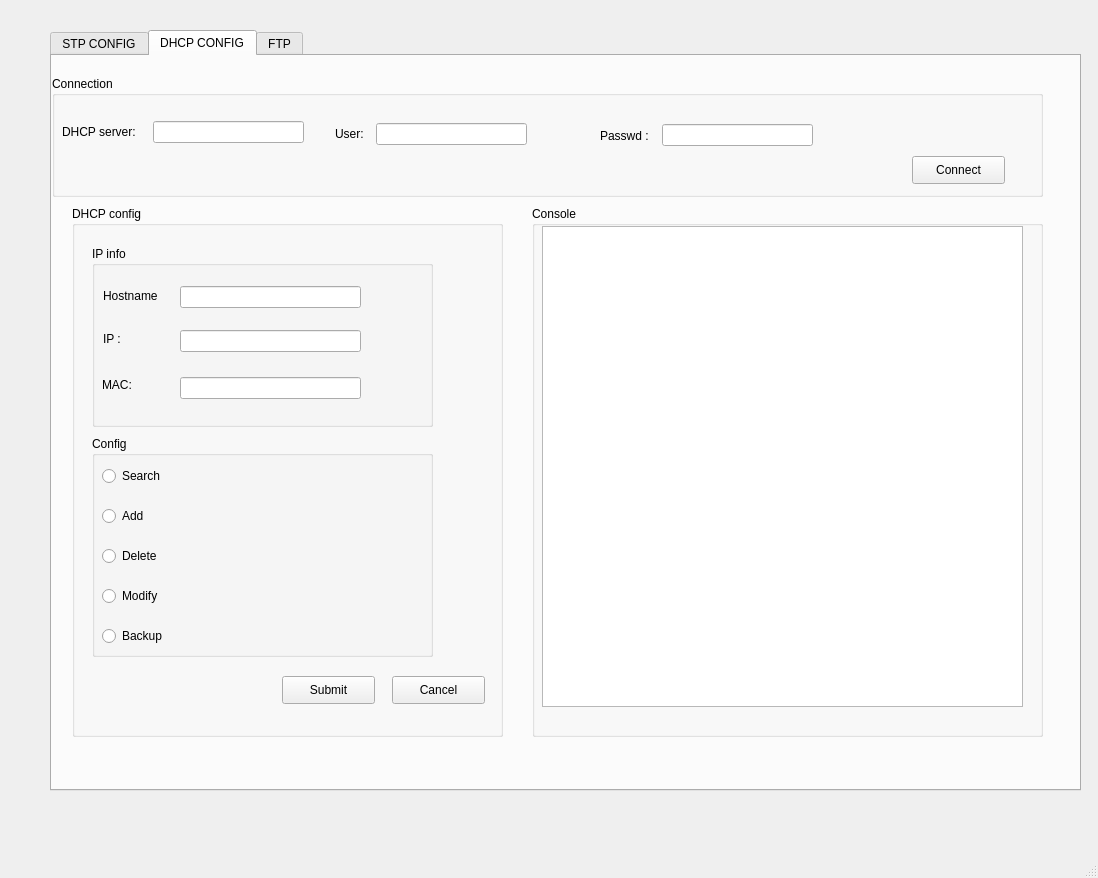
<?xml version="1.0" encoding="UTF-8"?>
<ui version="4.0">
 <class>MainWindow</class>
 <widget class="QMainWindow" name="MainWindow">
  <property name="geometry">
   <rect>
    <x>0</x>
    <y>0</y>
    <width>1098</width>
    <height>878</height>
   </rect>
  </property>
  <property name="windowTitle">
   <string>MainWindow</string>
  </property>
  <widget class="QWidget" name="centralwidget">
   <property name="font">
    <font>
     <pointsize>9</pointsize>
    </font>
   </property>
   <widget class="QTabWidget" name="configpage">
    <property name="geometry">
     <rect>
      <x>50</x>
      <y>30</y>
      <width>1031</width>
      <height>761</height>
     </rect>
    </property>
    <property name="currentIndex">
     <number>1</number>
    </property>
    <widget class="QWidget" name="stpconfig">
     <attribute name="title">
      <string>STP CONFIG</string>
     </attribute>
     <widget class="QPushButton" name="pushButton_ok">
      <property name="geometry">
       <rect>
        <x>780</x>
        <y>690</y>
        <width>71</width>
        <height>21</height>
       </rect>
      </property>
      <property name="text">
       <string>Finsih</string>
      </property>
     </widget>
     <widget class="QPushButton" name="pushButton_cancel">
      <property name="geometry">
       <rect>
        <x>890</x>
        <y>688</y>
        <width>75</width>
        <height>23</height>
       </rect>
      </property>
      <property name="text">
       <string>Cancel</string>
      </property>
     </widget>
     <widget class="QGroupBox" name="groupBox_checkpoint">
      <property name="geometry">
       <rect>
        <x>13</x>
        <y>158</y>
        <width>401</width>
        <height>211</height>
       </rect>
      </property>
      <property name="title">
       <string>Check Point</string>
      </property>
      <widget class="QCheckBox" name="checkBox_network">
       <property name="geometry">
        <rect>
         <x>20</x>
         <y>30</y>
         <width>81</width>
         <height>20</height>
        </rect>
       </property>
       <property name="text">
        <string>Network</string>
       </property>
      </widget>
      <widget class="QCheckBox" name="checkBox_tsport">
       <property name="geometry">
        <rect>
         <x>20</x>
         <y>70</y>
         <width>91</width>
         <height>20</height>
        </rect>
       </property>
       <property name="text">
        <string>Terminal port</string>
       </property>
      </widget>
      <widget class="QCheckBox" name="checkBox_cpri">
       <property name="geometry">
        <rect>
         <x>20</x>
         <y>110</y>
         <width>81</width>
         <height>20</height>
        </rect>
       </property>
       <property name="text">
        <string>CPRI </string>
       </property>
      </widget>
      <widget class="QCheckBox" name="checkBox_iqdata">
       <property name="geometry">
        <rect>
         <x>20</x>
         <y>150</y>
         <width>81</width>
         <height>20</height>
        </rect>
       </property>
       <property name="text">
        <string>IQdata </string>
       </property>
      </widget>
      <widget class="QLabel" name="label_netstatus">
       <property name="geometry">
        <rect>
         <x>130</x>
         <y>33</y>
         <width>81</width>
         <height>16</height>
        </rect>
       </property>
       <property name="text">
        <string>Net status</string>
       </property>
      </widget>
      <widget class="QLabel" name="label_tpstatus">
       <property name="geometry">
        <rect>
         <x>130</x>
         <y>72</y>
         <width>81</width>
         <height>16</height>
        </rect>
       </property>
       <property name="text">
        <string>TP status</string>
       </property>
      </widget>
      <widget class="QLabel" name="label_cpristatus">
       <property name="geometry">
        <rect>
         <x>131</x>
         <y>110</y>
         <width>81</width>
         <height>16</height>
        </rect>
       </property>
       <property name="text">
        <string>CPRI status</string>
       </property>
      </widget>
      <widget class="QLabel" name="label_iqstatus">
       <property name="geometry">
        <rect>
         <x>130</x>
         <y>151</y>
         <width>81</width>
         <height>16</height>
        </rect>
       </property>
       <property name="text">
        <string>IQdata status</string>
       </property>
      </widget>
      <widget class="QPushButton" name="pushButton_check">
       <property name="geometry">
        <rect>
         <x>300</x>
         <y>170</y>
         <width>75</width>
         <height>23</height>
        </rect>
       </property>
       <property name="text">
        <string>Check</string>
       </property>
      </widget>
     </widget>
     <widget class="QGroupBox" name="groupBox_configpoint">
      <property name="geometry">
       <rect>
        <x>13</x>
        <y>388</y>
        <width>1021</width>
        <height>281</height>
       </rect>
      </property>
      <property name="title">
       <string>Run Scripts</string>
      </property>
      <widget class="QGroupBox" name="groupBox_cfgnetwork">
       <property name="geometry">
        <rect>
         <x>20</x>
         <y>29</y>
         <width>961</width>
         <height>61</height>
        </rect>
       </property>
       <property name="title">
        <string>Config Network</string>
       </property>
       <widget class="QLabel" name="label_configip">
        <property name="geometry">
         <rect>
          <x>11</x>
          <y>26</y>
          <width>55</width>
          <height>16</height>
         </rect>
        </property>
        <property name="text">
         <string>IP:</string>
        </property>
       </widget>
       <widget class="QLineEdit" name="lineEdit_configip">
        <property name="geometry">
         <rect>
          <x>60</x>
          <y>23</y>
          <width>111</width>
          <height>22</height>
         </rect>
        </property>
        <property name="text">
         <string/>
        </property>
       </widget>
       <widget class="QLineEdit" name="lineEdit_gateway">
        <property name="geometry">
         <rect>
          <x>309</x>
          <y>23</y>
          <width>121</width>
          <height>22</height>
         </rect>
        </property>
        <property name="font">
         <font>
          <pointsize>9</pointsize>
          <weight>50</weight>
          <italic>false</italic>
          <bold>false</bold>
          <stylestrategy>PreferDefault</stylestrategy>
         </font>
        </property>
        <property name="contextMenuPolicy">
         <enum>Qt::DefaultContextMenu</enum>
        </property>
        <property name="text">
         <string/>
        </property>
       </widget>
       <widget class="QLabel" name="label_gateway">
        <property name="geometry">
         <rect>
          <x>239</x>
          <y>26</y>
          <width>61</width>
          <height>16</height>
         </rect>
        </property>
        <property name="text">
         <string>Gateway:</string>
        </property>
       </widget>
       <widget class="QPushButton" name="pushButton_cfgnetsub">
        <property name="geometry">
         <rect>
          <x>836</x>
          <y>20</y>
          <width>81</width>
          <height>28</height>
         </rect>
        </property>
        <property name="text">
         <string>Submit</string>
        </property>
       </widget>
       <widget class="QLabel" name="label_DNS">
        <property name="geometry">
         <rect>
          <x>518</x>
          <y>27</y>
          <width>55</width>
          <height>16</height>
         </rect>
        </property>
        <property name="text">
         <string>DNS:</string>
        </property>
       </widget>
       <widget class="QLineEdit" name="lineEdit_DNS">
        <property name="geometry">
         <rect>
          <x>556</x>
          <y>24</y>
          <width>131</width>
          <height>22</height>
         </rect>
        </property>
        <property name="text">
         <string/>
        </property>
       </widget>
      </widget>
      <widget class="QGroupBox" name="groupBox_cfgterminal">
       <property name="geometry">
        <rect>
         <x>20</x>
         <y>112</y>
         <width>961</width>
         <height>61</height>
        </rect>
       </property>
       <property name="title">
        <string>Config Terminal server</string>
       </property>
       <widget class="QLabel" name="label_tspos">
        <property name="geometry">
         <rect>
          <x>10</x>
          <y>24</y>
          <width>55</width>
          <height>16</height>
         </rect>
        </property>
        <property name="text">
         <string>POS :</string>
        </property>
       </widget>
       <widget class="QLineEdit" name="lineEdit_tspos">
        <property name="geometry">
         <rect>
          <x>60</x>
          <y>22</y>
          <width>111</width>
          <height>22</height>
         </rect>
        </property>
       </widget>
       <widget class="QLabel" name="label_tsip">
        <property name="geometry">
         <rect>
          <x>239</x>
          <y>25</y>
          <width>55</width>
          <height>16</height>
         </rect>
        </property>
        <property name="text">
         <string>TS IP :</string>
        </property>
       </widget>
       <widget class="QLineEdit" name="lineEdit_tsip">
        <property name="geometry">
         <rect>
          <x>308</x>
          <y>24</y>
          <width>121</width>
          <height>22</height>
         </rect>
        </property>
       </widget>
       <widget class="QLabel" name="label_tsports">
        <property name="geometry">
         <rect>
          <x>518</x>
          <y>22</y>
          <width>61</width>
          <height>16</height>
         </rect>
        </property>
        <property name="text">
         <string>TS PORT :</string>
        </property>
       </widget>
       <widget class="QPushButton" name="pushButton_cfgtssub">
        <property name="geometry">
         <rect>
          <x>836</x>
          <y>19</y>
          <width>81</width>
          <height>28</height>
         </rect>
        </property>
        <property name="text">
         <string>Submit</string>
        </property>
       </widget>
       <widget class="QComboBox" name="comboBox_tsports">
        <property name="geometry">
         <rect>
          <x>605</x>
          <y>22</y>
          <width>73</width>
          <height>22</height>
         </rect>
        </property>
       </widget>
      </widget>
      <widget class="QGroupBox" name="groupBox_cfgruma">
       <property name="geometry">
        <rect>
         <x>20</x>
         <y>190</y>
         <width>961</width>
         <height>61</height>
        </rect>
       </property>
       <property name="title">
        <string>Config RUMA</string>
       </property>
       <widget class="QLabel" name="label_rumapos">
        <property name="geometry">
         <rect>
          <x>11</x>
          <y>26</y>
          <width>55</width>
          <height>16</height>
         </rect>
        </property>
        <property name="text">
         <string>POS :</string>
        </property>
       </widget>
       <widget class="QLineEdit" name="lineEdit_rumapos">
        <property name="geometry">
         <rect>
          <x>64</x>
          <y>24</y>
          <width>101</width>
          <height>22</height>
         </rect>
        </property>
       </widget>
       <widget class="QLineEdit" name="lineEdit_rumaip">
        <property name="geometry">
         <rect>
          <x>310</x>
          <y>21</y>
          <width>121</width>
          <height>22</height>
         </rect>
        </property>
       </widget>
       <widget class="QLabel" name="label_rumaip">
        <property name="geometry">
         <rect>
          <x>236</x>
          <y>26</y>
          <width>61</width>
          <height>16</height>
         </rect>
        </property>
        <property name="text">
         <string>RUMA IP :</string>
        </property>
       </widget>
       <widget class="QLabel" name="label_rumaports">
        <property name="geometry">
         <rect>
          <x>519</x>
          <y>24</y>
          <width>81</width>
          <height>16</height>
         </rect>
        </property>
        <property name="text">
         <string>RUMA PORT :</string>
        </property>
       </widget>
       <widget class="QPushButton" name="pushButton_cfgrumasub">
        <property name="geometry">
         <rect>
          <x>839</x>
          <y>18</y>
          <width>81</width>
          <height>28</height>
         </rect>
        </property>
        <property name="text">
         <string>Submit</string>
        </property>
       </widget>
       <widget class="QComboBox" name="comboBox_rumaports">
        <property name="geometry">
         <rect>
          <x>610</x>
          <y>21</y>
          <width>73</width>
          <height>22</height>
         </rect>
        </property>
       </widget>
      </widget>
     </widget>
     <widget class="QGroupBox" name="groupBox_log">
      <property name="geometry">
       <rect>
        <x>460</x>
        <y>160</y>
        <width>521</width>
        <height>211</height>
       </rect>
      </property>
      <property name="title">
       <string>Result</string>
      </property>
     </widget>
     <widget class="QGroupBox" name="connection">
      <property name="geometry">
       <rect>
        <x>20</x>
        <y>10</y>
        <width>971</width>
        <height>141</height>
       </rect>
      </property>
      <property name="title">
       <string>Connection</string>
      </property>
      <widget class="QLabel" name="label_user">
       <property name="geometry">
        <rect>
         <x>248</x>
         <y>21</y>
         <width>47</width>
         <height>21</height>
        </rect>
       </property>
       <property name="text">
        <string>&lt;html&gt;&lt;head/&gt;&lt;body&gt;&lt;p&gt;&lt;span style=&quot; font-size:10pt;&quot;&gt;User:&lt;/span&gt;&lt;/p&gt;&lt;/body&gt;&lt;/html&gt;</string>
       </property>
       <property name="textFormat">
        <enum>Qt::RichText</enum>
       </property>
      </widget>
      <widget class="QLabel" name="label_serverip">
       <property name="geometry">
        <rect>
         <x>18</x>
         <y>17</y>
         <width>81</width>
         <height>31</height>
        </rect>
       </property>
       <property name="text">
        <string>&lt;html&gt;&lt;head/&gt;&lt;body&gt;&lt;p&gt;&lt;span style=&quot; font-size:10pt;&quot;&gt;Server IP:&lt;/span&gt;&lt;/p&gt;&lt;/body&gt;&lt;/html&gt;</string>
       </property>
       <property name="textFormat">
        <enum>Qt::RichText</enum>
       </property>
       <property name="scaledContents">
        <bool>false</bool>
       </property>
       <property name="wordWrap">
        <bool>false</bool>
       </property>
      </widget>
      <widget class="QLineEdit" name="lineEdit_passwd">
       <property name="geometry">
        <rect>
         <x>538</x>
         <y>22</y>
         <width>131</width>
         <height>21</height>
        </rect>
       </property>
      </widget>
      <widget class="QLineEdit" name="lineEdit_serverip">
       <property name="geometry">
        <rect>
         <x>98</x>
         <y>22</y>
         <width>131</width>
         <height>21</height>
        </rect>
       </property>
      </widget>
      <widget class="QLineEdit" name="lineEdit_port">
       <property name="geometry">
        <rect>
         <x>738</x>
         <y>22</y>
         <width>91</width>
         <height>21</height>
        </rect>
       </property>
      </widget>
      <widget class="QLineEdit" name="lineEdit_user">
       <property name="geometry">
        <rect>
         <x>291</x>
         <y>21</y>
         <width>131</width>
         <height>21</height>
        </rect>
       </property>
      </widget>
      <widget class="QLabel" name="label_port">
       <property name="geometry">
        <rect>
         <x>698</x>
         <y>20</y>
         <width>41</width>
         <height>21</height>
        </rect>
       </property>
       <property name="text">
        <string>&lt;html&gt;&lt;head/&gt;&lt;body&gt;&lt;p&gt;&lt;span style=&quot; font-size:10pt;&quot;&gt;Port:&lt;/span&gt;&lt;/p&gt;&lt;/body&gt;&lt;/html&gt;</string>
       </property>
      </widget>
      <widget class="QPushButton" name="pushButton_stpconnection">
       <property name="geometry">
        <rect>
         <x>740</x>
         <y>90</y>
         <width>91</width>
         <height>31</height>
        </rect>
       </property>
       <property name="text">
        <string>Connection</string>
       </property>
      </widget>
      <widget class="QGroupBox" name="groupBox_session">
       <property name="geometry">
        <rect>
         <x>10</x>
         <y>60</y>
         <width>411</width>
         <height>71</height>
        </rect>
       </property>
       <property name="title">
        <string>Session Choice</string>
       </property>
       <widget class="QRadioButton" name="radioButton_ssh">
        <property name="geometry">
         <rect>
          <x>40</x>
          <y>34</y>
          <width>82</width>
          <height>17</height>
         </rect>
        </property>
        <property name="text">
         <string>SSH</string>
        </property>
       </widget>
       <widget class="QRadioButton" name="radioButton_telnet">
        <property name="geometry">
         <rect>
          <x>158</x>
          <y>34</y>
          <width>82</width>
          <height>17</height>
         </rect>
        </property>
        <property name="text">
         <string>TELENT</string>
        </property>
       </widget>
       <widget class="QRadioButton" name="radioButton_ct11">
        <property name="geometry">
         <rect>
          <x>276</x>
          <y>34</y>
          <width>71</width>
          <height>17</height>
         </rect>
        </property>
        <property name="text">
         <string>RUMA</string>
        </property>
       </widget>
      </widget>
      <widget class="QLabel" name="label_passwd">
       <property name="geometry">
        <rect>
         <x>468</x>
         <y>21</y>
         <width>71</width>
         <height>21</height>
        </rect>
       </property>
       <property name="text">
        <string>&lt;html&gt;&lt;head/&gt;&lt;body&gt;&lt;p&gt;&lt;span style=&quot; font-size:10pt;&quot;&gt;Passwd:&lt;/span&gt;&lt;/p&gt;&lt;/body&gt;&lt;/html&gt;</string>
       </property>
      </widget>
     </widget>
     <widget class="QTextEdit" name="textEdit_log">
      <property name="geometry">
       <rect>
        <x>480</x>
        <y>177</y>
        <width>481</width>
        <height>181</height>
       </rect>
      </property>
     </widget>
    </widget>
    <widget class="QWidget" name="dhcpcofig">
     <attribute name="title">
      <string>DHCP CONFIG</string>
     </attribute>
     <widget class="QGroupBox" name="groupBox_dhcpconfig">
      <property name="geometry">
       <rect>
        <x>20</x>
        <y>150</y>
        <width>431</width>
        <height>531</height>
       </rect>
      </property>
      <property name="title">
       <string>DHCP config</string>
      </property>
      <widget class="QGroupBox" name="groupBox_add">
       <property name="geometry">
        <rect>
         <x>20</x>
         <y>40</y>
         <width>341</width>
         <height>181</height>
        </rect>
       </property>
       <property name="title">
        <string>IP info</string>
       </property>
       <widget class="QLineEdit" name="lineEdit_addip">
        <property name="geometry">
         <rect>
          <x>88</x>
          <y>84</y>
          <width>181</width>
          <height>22</height>
         </rect>
        </property>
       </widget>
       <widget class="QLabel" name="label_addip">
        <property name="geometry">
         <rect>
          <x>11</x>
          <y>85</y>
          <width>55</width>
          <height>16</height>
         </rect>
        </property>
        <property name="text">
         <string>IP :</string>
        </property>
       </widget>
       <widget class="QLabel" name="label_addmac">
        <property name="geometry">
         <rect>
          <x>10</x>
          <y>131</y>
          <width>55</width>
          <height>16</height>
         </rect>
        </property>
        <property name="text">
         <string>MAC:</string>
        </property>
       </widget>
       <widget class="QLineEdit" name="lineEdit_addmac">
        <property name="geometry">
         <rect>
          <x>88</x>
          <y>131</y>
          <width>181</width>
          <height>22</height>
         </rect>
        </property>
        <property name="text">
         <string/>
        </property>
       </widget>
       <widget class="QLabel" name="label_addhostname">
        <property name="geometry">
         <rect>
          <x>11</x>
          <y>42</y>
          <width>55</width>
          <height>16</height>
         </rect>
        </property>
        <property name="text">
         <string>Hostname :</string>
        </property>
       </widget>
       <widget class="QLineEdit" name="lineEdit_addhostname">
        <property name="geometry">
         <rect>
          <x>88</x>
          <y>40</y>
          <width>181</width>
          <height>22</height>
         </rect>
        </property>
       </widget>
      </widget>
      <widget class="QPushButton" name="pushButton_cfgok">
       <property name="geometry">
        <rect>
         <x>210</x>
         <y>470</y>
         <width>93</width>
         <height>28</height>
        </rect>
       </property>
       <property name="text">
        <string>Submit</string>
       </property>
      </widget>
      <widget class="QPushButton" name="pushButton_cfgcancel">
       <property name="geometry">
        <rect>
         <x>320</x>
         <y>470</y>
         <width>93</width>
         <height>28</height>
        </rect>
       </property>
       <property name="text">
        <string>Cancel</string>
       </property>
      </widget>
      <widget class="QGroupBox" name="groupBox_configchoice">
       <property name="geometry">
        <rect>
         <x>20</x>
         <y>230</y>
         <width>341</width>
         <height>221</height>
        </rect>
       </property>
       <property name="title">
        <string>Config</string>
       </property>
       <widget class="QRadioButton" name="radioButton_search">
        <property name="geometry">
         <rect>
          <x>10</x>
          <y>30</y>
          <width>95</width>
          <height>20</height>
         </rect>
        </property>
        <property name="text">
         <string>Search</string>
        </property>
       </widget>
       <widget class="QRadioButton" name="radioButton_del">
        <property name="geometry">
         <rect>
          <x>10</x>
          <y>110</y>
          <width>95</width>
          <height>20</height>
         </rect>
        </property>
        <property name="text">
         <string>Delete</string>
        </property>
       </widget>
       <widget class="QRadioButton" name="radioButton_add">
        <property name="geometry">
         <rect>
          <x>10</x>
          <y>70</y>
          <width>95</width>
          <height>20</height>
         </rect>
        </property>
        <property name="text">
         <string>Add</string>
        </property>
       </widget>
       <widget class="QRadioButton" name="radioButton_modify">
        <property name="geometry">
         <rect>
          <x>10</x>
          <y>150</y>
          <width>95</width>
          <height>20</height>
         </rect>
        </property>
        <property name="text">
         <string>Modify</string>
        </property>
       </widget>
       <widget class="QRadioButton" name="radioButton_backup">
        <property name="geometry">
         <rect>
          <x>10</x>
          <y>190</y>
          <width>95</width>
          <height>20</height>
         </rect>
        </property>
        <property name="text">
         <string>Backup</string>
        </property>
       </widget>
      </widget>
     </widget>
     <widget class="QGroupBox" name="groupBox_connect">
      <property name="geometry">
       <rect>
        <x>0</x>
        <y>20</y>
        <width>991</width>
        <height>121</height>
       </rect>
      </property>
      <property name="title">
       <string>Connection</string>
      </property>
      <widget class="QLabel" name="label_dhcpip">
       <property name="geometry">
        <rect>
         <x>10</x>
         <y>40</y>
         <width>91</width>
         <height>31</height>
        </rect>
       </property>
       <property name="text">
        <string>DHCP server:</string>
       </property>
      </widget>
      <widget class="QLineEdit" name="lineEdit_dhcpip">
       <property name="geometry">
        <rect>
         <x>101</x>
         <y>45</y>
         <width>151</width>
         <height>22</height>
        </rect>
       </property>
      </widget>
      <widget class="QLineEdit" name="lineEdit_dhcpuser">
       <property name="geometry">
        <rect>
         <x>324</x>
         <y>47</y>
         <width>151</width>
         <height>22</height>
        </rect>
       </property>
      </widget>
      <widget class="QLabel" name="label_dhcpuser">
       <property name="geometry">
        <rect>
         <x>283</x>
         <y>42</y>
         <width>91</width>
         <height>31</height>
        </rect>
       </property>
       <property name="text">
        <string>User:</string>
       </property>
      </widget>
      <widget class="QLineEdit" name="lineEdit_dhcppwd">
       <property name="geometry">
        <rect>
         <x>610</x>
         <y>48</y>
         <width>151</width>
         <height>22</height>
        </rect>
       </property>
      </widget>
      <widget class="QLabel" name="label_dhcppwd">
       <property name="geometry">
        <rect>
         <x>548</x>
         <y>44</y>
         <width>51</width>
         <height>31</height>
        </rect>
       </property>
       <property name="text">
        <string>Passwd :</string>
       </property>
      </widget>
      <widget class="QPushButton" name="pushButton_dhcpconnect">
       <property name="geometry">
        <rect>
         <x>860</x>
         <y>80</y>
         <width>93</width>
         <height>28</height>
        </rect>
       </property>
       <property name="text">
        <string>Connect</string>
       </property>
      </widget>
     </widget>
     <widget class="QGroupBox" name="groupBox_dhcplog">
      <property name="geometry">
       <rect>
        <x>480</x>
        <y>150</y>
        <width>511</width>
        <height>531</height>
       </rect>
      </property>
      <property name="title">
       <string>Console</string>
      </property>
      <widget class="QTextEdit" name="textEdit_dhcplog">
       <property name="geometry">
        <rect>
         <x>10</x>
         <y>20</y>
         <width>481</width>
         <height>481</height>
        </rect>
       </property>
      </widget>
     </widget>
    </widget>
    <widget class="QWidget" name="FTP">
     <attribute name="title">
      <string>FTP</string>
     </attribute>
     <widget class="QGroupBox" name="groupBox_connect_ftp">
      <property name="geometry">
       <rect>
        <x>20</x>
        <y>40</y>
        <width>991</width>
        <height>121</height>
       </rect>
      </property>
      <property name="title">
       <string>Connection</string>
      </property>
      <widget class="QLabel" name="label_ftpip">
       <property name="geometry">
        <rect>
         <x>10</x>
         <y>40</y>
         <width>91</width>
         <height>31</height>
        </rect>
       </property>
       <property name="text">
        <string>FTP server:</string>
       </property>
      </widget>
      <widget class="QLineEdit" name="lineEdit_ftpip">
       <property name="geometry">
        <rect>
         <x>96</x>
         <y>45</y>
         <width>151</width>
         <height>22</height>
        </rect>
       </property>
      </widget>
      <widget class="QLineEdit" name="lineEdit_ftpuser">
       <property name="geometry">
        <rect>
         <x>324</x>
         <y>47</y>
         <width>151</width>
         <height>22</height>
        </rect>
       </property>
      </widget>
      <widget class="QLabel" name="label_ftpuser">
       <property name="geometry">
        <rect>
         <x>283</x>
         <y>42</y>
         <width>91</width>
         <height>31</height>
        </rect>
       </property>
       <property name="text">
        <string>User:</string>
       </property>
      </widget>
      <widget class="QLineEdit" name="lineEdit_ftppwd">
       <property name="geometry">
        <rect>
         <x>610</x>
         <y>48</y>
         <width>151</width>
         <height>22</height>
        </rect>
       </property>
      </widget>
      <widget class="QLabel" name="label_ftppwd">
       <property name="geometry">
        <rect>
         <x>548</x>
         <y>44</y>
         <width>51</width>
         <height>31</height>
        </rect>
       </property>
       <property name="text">
        <string>Passwd :</string>
       </property>
      </widget>
      <widget class="QPushButton" name="pushButton_ftpconnect">
       <property name="geometry">
        <rect>
         <x>860</x>
         <y>80</y>
         <width>93</width>
         <height>28</height>
        </rect>
       </property>
       <property name="text">
        <string>Connect</string>
       </property>
      </widget>
     </widget>
     <widget class="QTreeWidget" name="treeWidget">
      <property name="geometry">
       <rect>
        <x>20</x>
        <y>198</y>
        <width>256</width>
        <height>491</height>
       </rect>
      </property>
      <column>
       <property name="text">
        <string>1</string>
       </property>
      </column>
     </widget>
     <widget class="QLineEdit" name="lineEdit">
      <property name="geometry">
       <rect>
        <x>330</x>
        <y>200</y>
        <width>471</width>
        <height>22</height>
       </rect>
      </property>
     </widget>
     <widget class="QPushButton" name="pushButton">
      <property name="geometry">
       <rect>
        <x>880</x>
        <y>200</y>
        <width>93</width>
        <height>28</height>
       </rect>
      </property>
      <property name="text">
       <string>Browse</string>
      </property>
     </widget>
     <widget class="QPushButton" name="pushButton_2">
      <property name="geometry">
       <rect>
        <x>880</x>
        <y>250</y>
        <width>93</width>
        <height>28</height>
       </rect>
      </property>
      <property name="text">
       <string>Upload</string>
      </property>
     </widget>
    </widget>
   </widget>
  </widget>
  <widget class="QMenuBar" name="menubar">
   <property name="geometry">
    <rect>
     <x>0</x>
     <y>0</y>
     <width>1098</width>
     <height>26</height>
    </rect>
   </property>
  </widget>
  <widget class="QStatusBar" name="statusbar"/>
 </widget>
 <resources/>
 <connections/>
</ui>
